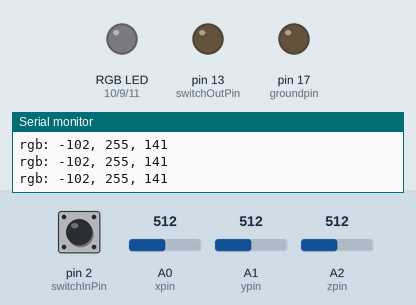
Bench run of a sketch on a simulated Arduino Uno, built with avr-gcc and run on an emulated ATmega328P. Parts: an RGB LED mixed from three pins (HIGH = lit), output pins drawn as LEDs (lit = HIGH), the last lines printed to the serial monitor. The inputs (shaded band) are chosen by the test bench; at power-on: pin 2 (switchInPin) LOW, A1 (ypin) = 512, A0 (xpin) = 512, A2 (zpin) = 512. Dim RGB values are drawn brighter than linear; pins used as bus, display or sensor lines are not drawn.

Above: at 1.2 s.
1.3 s: pin 2 (switchInPin) pulled HIGH for 0.15 s
At 2.95 s:
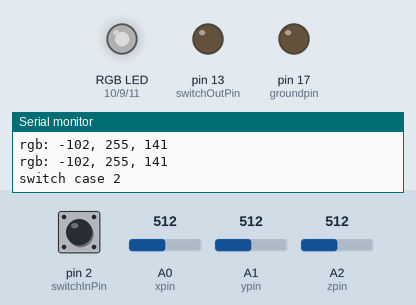
4.3 s: A1 (ypin) set to 430
At 4.46 s:
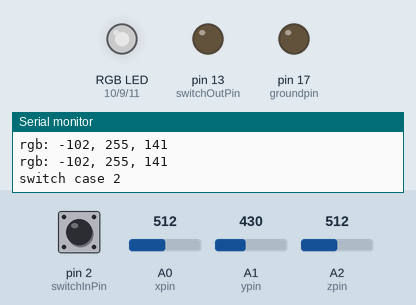
7.3 s: A0 (xpin) set to 716
10.3 s: A2 (zpin) set to 430
At 11.1 s:
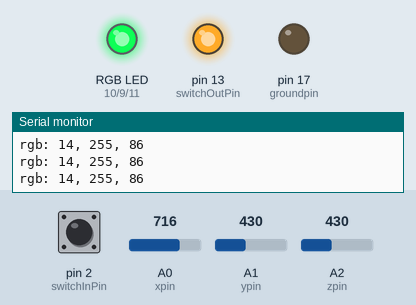
11.8 s: pin 2 (switchInPin) pulled HIGH for 1 s
At 13.33 s:
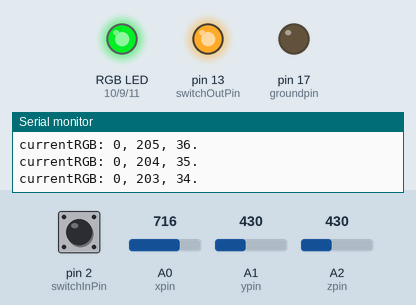
17.9 s: A2 (zpin) set to 450
Timing chart, 0 to 20.9 s (numbered marks = the images above; inputs shaded):
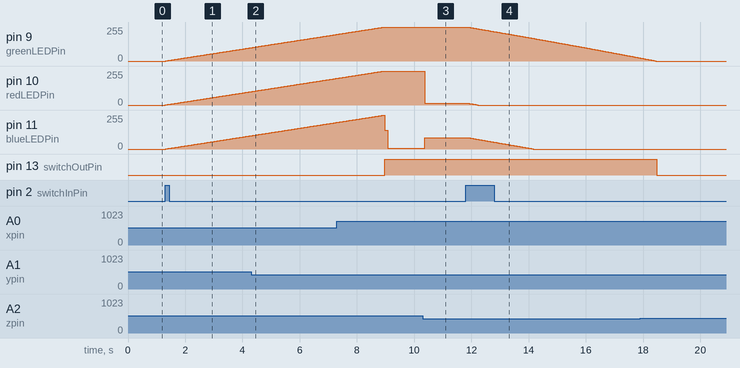

Measured:
- after the input at 1.3 s, pin 9 (greenLEDPin), pin 10 (redLEDPin): moves from 0/255 to 100/255 over 3.0 s, starting at once; pin 11 (blueLEDPin): moves from 0/255 to 99/255 over 2.9 s, starting at once
- after the input at 10.3 s, pin 10 (redLEDPin): 255/255 → 14/255 after 0.08 s; pin 11 (blueLEDPin): 5/255 → 86/255 after 0.08 s
- after the input at 11.8 s, pin 9 (greenLEDPin): moves from 255/255 to 23/255 over 6.0 s, starting after 0.08 s; pin 10 (redLEDPin): moves from 14/255 to 0/255 over 0.35 s, starting after 0.08 s; pin 11 (blueLEDPin): moves from 86/255 to 0/255 over 2.3 s, starting after 0.08 s

The sketch:

accelerometerNLED.ino
```cpp
//The circuit:
// analog 0: accelerometer self test
// analog 1: x-axis
// analog 2: y-axis
// analog 3: z-axis
// analog 4: ground
// analog 5: vcc
const int groundpin = 17;//18;  //analog input pin 4
const int powerpin = 19;   //analog input pin 5
const int xpin = A0;
const int ypin = A1;
const int zpin = A2;
// Raw Ranges:
// initialize to mid-range and allow calibration to
// find the minimum and maximum for each axis
int xRawMin = 265;
int xRawMax = 420;
int yRawMin = 250;
int yRawMax = 415;
int zRawMin = 260;
int zRawMax = 440;
int xRaw = 0;
int yRaw = 0;
int zRaw = 0;

float accels[3] = {0.0, 0.0, 0.0};

// Take multiple samples to reduce noise
const int sampleSize = 10;
//set up initial value of hue, saturation, and value.
int hue = 0;
int saturation = 255;
int value = 255;
int rgbColor[] = {0, 0, 0};

//--------------------------
//LED
int switchInPin = 2;         // the number of the input pin
int switchOutPin = 13;       // the number of the output pin

int switchState = LOW;      // the current state of the output pin
int readingSwitch;           // the current reading from the input pin
int previousSwitch = LOW;    // the previous reading from the input pin

// the follow variables are long's because the time, measured in miliseconds,
// will quickly become a bigger number than can be stored in an int.
long time = 0;         // the last time the output pin was toggled
long debounce = 200;   // the debounce time, increase if the output flickers

//the RGB LED
const int greenLEDPin = 9;    // LED connected to digital pin 9
const int redLEDPin = 10;     // LED connected to digital pin 10
const int blueLEDPin = 11;    // LED connected to digital pin 11
int redValue = 0; // value to write to the red LED
int greenValue = 0; // value to write to the green LED
int blueValue = 0; // value to write to the blue LED

int currentColor[] = {0, 0, 0};
bool turnOff = false;
bool turnOn = false;
int beginColor[]  = {255, 255, 255}; //the color when you turn on the led

bool isWorking = false;
void setup() {
  Serial.begin(9600);

  //accelerometer
  pinMode(groundpin, OUTPUT);
  pinMode(powerpin, OUTPUT);
  digitalWrite(groundpin, LOW);
  digitalWrite(powerpin, HIGH);

  //led
  pinMode(switchInPin, INPUT);
  pinMode(switchOutPin, OUTPUT); //for the red Led
  // set the digital pins as outputs - RGB LED
  pinMode(greenLEDPin, OUTPUT);
  pinMode(redLEDPin, OUTPUT);
  pinMode(blueLEDPin, OUTPUT);

}

void loop() {
  xRaw = ReadAxis(xpin);
  yRaw = ReadAxis(ypin);
  zRaw = ReadAxis(zpin);

  //show the current x,y,z raw data
  //showRawData();

  //check the max and min of xyzAxises
  //AutoCalibrate(xRaw, yRaw, zRaw);

  // Convert raw values to 'milli-Gs"
  long xScaled = map(xRaw, xRawMin, xRawMax, -1000, 1000);
  long yScaled = map(yRaw, yRawMin, yRawMax, -1000, 1000);
  long zScaled = map(zRaw, zRawMin, zRawMax, -1000, 1000);
  // re-scale to fractional Gs
  float xAccel = xScaled / 1000.0;
  float yAccel = yScaled / 1000.0;
  float zAccel = zScaled / 1000.0;
  /*
    Serial.print(xAccel);
    Serial.print(", ");
    Serial.print(yAccel);
    Serial.print(", ");
    Serial.print(zAccel);
    Serial.println(" ");
  */
  //get the value of saturation
  long saturationFloat = map(zScaled, -1000, 1000, 0, 255);
  saturation = (int)saturationFloat;

  //get the hue value
  float angle = atan2(yAccel, xAccel) * 180 / M_PI;
  float hueValue = map(angle, -180.0, 180.0, 0, 259);
  hue = (int)hueValue;

  //get RGB value from the hue value and saturation value.
  getRGB(hue, saturation, value, rgbColor);
  Serial.print("rgb: ");
  Serial.print(rgbColor[0]);
  Serial.print(", ");
  Serial.print(rgbColor[1]);
  Serial.print(", ");
  Serial.print(rgbColor[2]);
  Serial.println(" ");

  //---------------------LED------------------
  readingSwitch = digitalRead(switchInPin);
  // if the input just went from LOW and HIGH and we've waited long enough
  // to ignore any noise on the circuit, toggle the output pin and remember
  // the time
  if (readingSwitch == HIGH && previousSwitch == LOW && millis() - time > debounce) {
    if (switchState == HIGH) {//手刚按下去
      Serial.println("switch case 1");
      switchState = LOW;
      turnOn = false;
      turnOff = true;
    } else {//手抬起来
      Serial.println("switch case 2");
      switchState = HIGH;
      turnOn = true;
      turnOff = false;
    }
    time = millis();
  }
  if (turnOff == true) {
    Serial.println("turnning off");

    //    Serial.print("currentRGB: ");
    //    Serial.print(currentColor[0]);
    //    Serial.print(", ");
    //    Serial.print(currentColor[1]);
    //    Serial.print(", ");
    //    Serial.print(currentColor[2]);
    //    Serial.println(". ");

    turnOffLED(currentColor);
    Serial.println("turn off finished");
    turnOff = false;
  }
  if (turnOn == true) {
    turnOnLED(beginColor);
    turnOn = false;
  }
  if (switchState == HIGH && turnOn == false) {
    //Serial.println("set led color");
    setLEDColor(rgbColor[0], rgbColor[1], rgbColor[2]);

  }
  digitalWrite(switchOutPin, switchState);
  previousSwitch = readingSwitch;

  // delay before next reading:
  delay(100);
}

int ReadAxis(int axisPin)
{
  long reading = 0;
  analogRead(axisPin);
  delay(1);
  for (int i = 0; i < sampleSize; i++)
  {
    reading += analogRead(axisPin);
  }
  return reading / sampleSize;
}
```

AutoCalibrate.ino
```cpp
void AutoCalibrate(int xRaw, int yRaw, int zRaw)
{
  //Serial.println("Calibrate");
  if (xRaw < xRawMin)
  {
    xRawMin = xRaw;
  }
  if (xRaw > xRawMax)
  {
    xRawMax = xRaw;
  }

  if (yRaw < yRawMin)
  {
    yRawMin = yRaw;
  }
  if (yRaw > yRawMax)
  {
    yRawMax = yRaw;
  }

  if (zRaw < zRawMin)
  {
    zRawMin = zRaw;
  }
  if (zRaw > zRawMax)
  {
    zRawMax = zRaw;
  }
}
```

RawData_xyz.ino
```cpp
void showRawData(){
  // print the sensor values:
  Serial.print("x: ");
  Serial.print(xRaw);
//  Serial.print(analogRead(xpin));
  Serial.print("/");
  Serial.print(xRawMin);
  Serial.print(",");
  Serial.print(xRawMax);
  // print a tab between values:
  Serial.print("\t");
  Serial.print("y: ");
  //Serial.print(analogRead(ypin));
  Serial.print(yRaw);
  Serial.print("/");
  Serial.print(yRawMin);
  Serial.print(",");
  Serial.print(yRawMax);
  // print a tab between values:
  Serial.print("\t");
  Serial.print("z: ");
  //Serial.print(analogRead(zpin));
  Serial.print(zRaw);
  Serial.print("/");
  Serial.print(zRawMin);
  Serial.print(",");
  Serial.print(zRawMax);
  Serial.println();
}
```

getRGB.ino
```cpp
//credits to http://log.liminastudio.com/itp/physical-computing/arduino-controlling-an-rgb-led-by-hue


void getRGB(int hue, int sat, int val, int colors[3]) {
  // hue: 0-259, sat: 0-255, val (lightness): 0-255
  int r, g, b, base;

  if (sat == 0) { // Achromatic color (gray).
    colors[0]=val;
    colors[1]=val;
    colors[2]=val;
  } else  {
    base = ((255 - sat) * val)>>8;
    switch(hue/60) {
      case 0:
        r = val;
        g = (((val-base)*hue)/60)+base;
        b = base;
        break;
      case 1:
        r = (((val-base)*(60-(hue%60)))/60)+base;
        g = val;
        b = base;
        break;
      case 2:
        r = base;
        g = val;
        b = (((val-base)*(hue%60))/60)+base;
        break;
      case 3:
        r = base;
        g = (((val-base)*(60-(hue%60)))/60)+base;
        b = val;
        break;
      case 4:
        r = (((val-base)*(hue%60))/60)+base;
        g = base;
        b = val;
        break;
      case 5:
        r = val;
        g = base;
        b = (((val-base)*(60-(hue%60)))/60)+base;
        break;
    }
    colors[0]=r;
    colors[1]=g;
    colors[2]=b;
  }
}
```

setLEDColor.ino
```cpp
void setLEDColor(int red, int green, int blue) {
  analogWrite(redLEDPin, red);
  analogWrite(greenLEDPin, green);
  analogWrite(blueLEDPin, blue);

  //update the current color
  currentColor[0] = red;
  currentColor[1] = green;
  currentColor[2] = blue;
}
```

turnOnNOffLED.ino
```cpp
//turnoff the led in a fading way
void turnOffLED(int endColor[3]) {
  bool finish = false;
  while (endColor[0] >= 0 && endColor[1] >= 0 && endColor[2] >= 0 && !finish) {

    //if the value is bigger than 0, decrease the value
    for (int i = 0; i < 3; i++) {
      if (endColor[i] > 0) {
        endColor[i]--;
      }
      if (endColor[i] == 0) {
        endColor[i] = 0;
      }
    }
    setLEDColor(endColor[0], endColor[1], endColor[2]);

    Serial.print("currentRGB: ");
    Serial.print(endColor[0]);
    Serial.print(", ");
    Serial.print(endColor[1]);
    Serial.print(", ");
    Serial.print(endColor[2]);
    Serial.println(". ");

    //finish "fading" turn off
    if (endColor[0] == 0 && endColor[1] == 0 && endColor[2] == 0) {
      finish = true;
    }
    // wait for 10 milliseconds to see the dimming effect
    delay(10);
  }
}

void turnOnLED(int beginColor[3]) {
  bool finish = false;
  while (currentColor[0] <= beginColor[0] && currentColor[1] <= beginColor[1] && currentColor[2] <= beginColor[2] && !finish) {
    //if the value is smaller than the color, increase the value
    //if the value reaches the color, keep the red/blue/green value and wait for others.
    //问题:这样不是同步加value了,可以map fadeValue in a certain points
    for (int i = 0; i < 3; i++) {
      if (currentColor[i] < beginColor[i]) {
        currentColor[i]++;
      }
      if (currentColor[i] == beginColor[i]) {
        currentColor[i] = beginColor[i];
      }

      setLEDColor(currentColor[0], currentColor[1], currentColor[2]);
      //finish "fading" turn off
      if (currentColor[0] == beginColor[0] && currentColor[1] == beginColor[1] && currentColor[2] == beginColor[2]) {
        finish = true;
      }
      // wait for 10 milliseconds to see the dimming effect
      delay(10);
    }
  }
}
```
